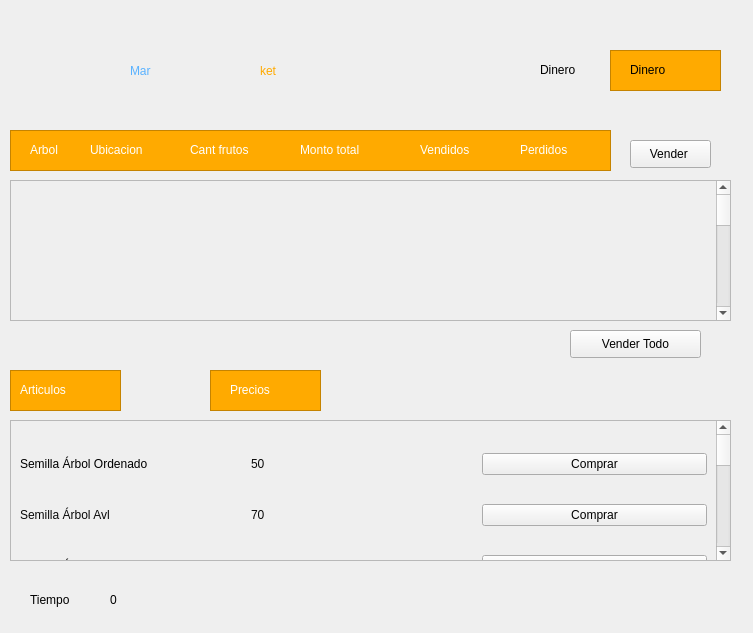
<?xml version="1.0" encoding="UTF-8"?>
<ui version="4.0">
 <class>mercado</class>
 <widget class="QWidget" name="mercado">
  <property name="geometry">
   <rect>
    <x>0</x>
    <y>0</y>
    <width>753</width>
    <height>633</height>
   </rect>
  </property>
  <property name="windowTitle">
   <string>Form</string>
  </property>
  <widget class="QLabel" name="label_11">
   <property name="geometry">
    <rect>
     <x>190</x>
     <y>140</y>
     <width>101</width>
     <height>20</height>
    </rect>
   </property>
   <property name="styleSheet">
    <string notr="true">font: 10pt &quot;Kristen ITC&quot;;
color: rgb(255, 255, 255);</string>
   </property>
   <property name="text">
    <string>Cant frutos</string>
   </property>
  </widget>
  <widget class="QLabel" name="label_12">
   <property name="geometry">
    <rect>
     <x>300</x>
     <y>140</y>
     <width>101</width>
     <height>20</height>
    </rect>
   </property>
   <property name="styleSheet">
    <string notr="true">font: 10pt &quot;Kristen ITC&quot;;
color: rgb(255, 255, 255);</string>
   </property>
   <property name="text">
    <string>Monto total</string>
   </property>
  </widget>
  <widget class="QScrollArea" name="ssMercadoAgricultor">
   <property name="geometry">
    <rect>
     <x>10</x>
     <y>180</y>
     <width>721</width>
     <height>141</height>
    </rect>
   </property>
   <property name="widgetResizable">
    <bool>true</bool>
   </property>
   <widget class="QWidget" name="bMercadoAgricultor">
    <property name="geometry">
     <rect>
      <x>0</x>
      <y>0</y>
      <width>698</width>
      <height>500</height>
     </rect>
    </property>
    <property name="minimumSize">
     <size>
      <width>0</width>
      <height>500</height>
     </size>
    </property>
    <property name="layoutDirection">
     <enum>Qt::LeftToRight</enum>
    </property>
    <layout class="QGridLayout" name="gridLayout_4"/>
   </widget>
  </widget>
  <widget class="QLabel" name="label_10">
   <property name="geometry">
    <rect>
     <x>90</x>
     <y>140</y>
     <width>91</width>
     <height>20</height>
    </rect>
   </property>
   <property name="styleSheet">
    <string notr="true">font: 10pt &quot;Kristen ITC&quot;;
color: rgb(255, 255, 255);</string>
   </property>
   <property name="text">
    <string>Ubicacion</string>
   </property>
  </widget>
  <widget class="QLabel" name="label_13">
   <property name="geometry">
    <rect>
     <x>420</x>
     <y>140</y>
     <width>81</width>
     <height>20</height>
    </rect>
   </property>
   <property name="styleSheet">
    <string notr="true">font: 10pt &quot;Kristen ITC&quot;;
color: rgb(255, 255, 255);</string>
   </property>
   <property name="text">
    <string>Vendidos</string>
   </property>
  </widget>
  <widget class="QLabel" name="label_9">
   <property name="geometry">
    <rect>
     <x>30</x>
     <y>140</y>
     <width>61</width>
     <height>20</height>
    </rect>
   </property>
   <property name="styleSheet">
    <string notr="true">font: 10pt &quot;Kristen ITC&quot;;
color: rgb(255, 255, 255);</string>
   </property>
   <property name="text">
    <string>Arbol</string>
   </property>
  </widget>
  <widget class="QTableView" name="tableView_4">
   <property name="geometry">
    <rect>
     <x>10</x>
     <y>130</y>
     <width>601</width>
     <height>41</height>
    </rect>
   </property>
   <property name="styleSheet">
    <string notr="true">background-color: rgb(255, 170, 0);</string>
   </property>
  </widget>
  <widget class="QLabel" name="label_65">
   <property name="geometry">
    <rect>
     <x>130</x>
     <y>30</y>
     <width>141</width>
     <height>81</height>
    </rect>
   </property>
   <property name="styleSheet">
    <string notr="true">font: 48pt &quot;Gill Sans Ultra Bold Condensed&quot;;
color: rgb(90, 178, 255);
gridline-color: rgb(13, 13, 13);
border-color: rgb(18, 18, 18);</string>
   </property>
   <property name="text">
    <string>Mar</string>
   </property>
  </widget>
  <widget class="QLabel" name="label_66">
   <property name="geometry">
    <rect>
     <x>260</x>
     <y>30</y>
     <width>191</width>
     <height>81</height>
    </rect>
   </property>
   <property name="styleSheet">
    <string notr="true">font: 48pt &quot;Gill Sans Ultra Bold Condensed&quot;;
color: rgb(255, 170, 0);</string>
   </property>
   <property name="text">
    <string>ket</string>
   </property>
  </widget>
  <widget class="QLabel" name="label_14">
   <property name="geometry">
    <rect>
     <x>520</x>
     <y>140</y>
     <width>81</width>
     <height>20</height>
    </rect>
   </property>
   <property name="styleSheet">
    <string notr="true">font: 10pt &quot;Kristen ITC&quot;;
color: rgb(255, 255, 255);</string>
   </property>
   <property name="text">
    <string>Perdidos</string>
   </property>
  </widget>
  <widget class="QScrollArea" name="ssMercadoArticulos">
   <property name="geometry">
    <rect>
     <x>10</x>
     <y>420</y>
     <width>721</width>
     <height>141</height>
    </rect>
   </property>
   <property name="widgetResizable">
    <bool>true</bool>
   </property>
   <widget class="QWidget" name="bMercadoAritulo">
    <property name="geometry">
     <rect>
      <x>0</x>
      <y>0</y>
      <width>698</width>
      <height>500</height>
     </rect>
    </property>
    <property name="minimumSize">
     <size>
      <width>0</width>
      <height>500</height>
     </size>
    </property>
    <property name="layoutDirection">
     <enum>Qt::LeftToRight</enum>
    </property>
    <layout class="QGridLayout" name="gridLayout_5">
     <item row="2" column="0">
      <widget class="QLabel" name="label_30">
       <property name="styleSheet">
        <string notr="true">font: 10pt &quot;Kristen ITC&quot;;
color: rgb(9, 9, 9);</string>
       </property>
       <property name="text">
        <string>Semilla Árbol Heap</string>
       </property>
      </widget>
     </item>
     <item row="1" column="1">
      <widget class="QLabel" name="label_28">
       <property name="styleSheet">
        <string notr="true">font: 10pt &quot;Kristen ITC&quot;;
color: rgb(9, 9, 9);</string>
       </property>
       <property name="text">
        <string>70</string>
       </property>
      </widget>
     </item>
     <item row="1" column="0">
      <widget class="QLabel" name="label_29">
       <property name="styleSheet">
        <string notr="true">font: 10pt &quot;Kristen ITC&quot;;
color: rgb(9, 9, 9);</string>
       </property>
       <property name="text">
        <string>Semilla Árbol Avl</string>
       </property>
      </widget>
     </item>
     <item row="2" column="1">
      <widget class="QLabel" name="label_31">
       <property name="styleSheet">
        <string notr="true">font: 10pt &quot;Kristen ITC&quot;;
color: rgb(9, 9, 9);</string>
       </property>
       <property name="text">
        <string>90</string>
       </property>
      </widget>
     </item>
     <item row="2" column="2">
      <widget class="QPushButton" name="pushButton_12">
       <property name="text">
        <string>Comprar</string>
       </property>
      </widget>
     </item>
     <item row="1" column="2">
      <widget class="QPushButton" name="pushButton_13">
       <property name="text">
        <string>Comprar</string>
       </property>
      </widget>
     </item>
     <item row="12" column="0">
      <widget class="QLabel" name="label_36">
       <property name="styleSheet">
        <string notr="true">font: 10pt &quot;Kristen ITC&quot;;
color: rgb(9, 9, 9);</string>
       </property>
       <property name="text">
        <string>Perro</string>
       </property>
      </widget>
     </item>
     <item row="13" column="0">
      <widget class="QLabel" name="label_38">
       <property name="styleSheet">
        <string notr="true">font: 10pt &quot;Kristen ITC&quot;;
color: rgb(9, 9, 9);</string>
       </property>
       <property name="text">
        <string>Vaca</string>
       </property>
      </widget>
     </item>
     <item row="13" column="1">
      <widget class="QLabel" name="label_37">
       <property name="styleSheet">
        <string notr="true">font: 10pt &quot;Kristen ITC&quot;;
color: rgb(9, 9, 9);</string>
       </property>
       <property name="text">
        <string>300</string>
       </property>
      </widget>
     </item>
     <item row="13" column="2">
      <widget class="QPushButton" name="pushButton_7">
       <property name="text">
        <string>Comprar</string>
       </property>
      </widget>
     </item>
     <item row="8" column="2">
      <widget class="QPushButton" name="pushButton_9">
       <property name="text">
        <string>Comprar</string>
       </property>
      </widget>
     </item>
     <item row="12" column="2">
      <widget class="QPushButton" name="pushButton_8">
       <property name="text">
        <string>Comprar</string>
       </property>
      </widget>
     </item>
     <item row="8" column="1">
      <widget class="QLabel" name="label_35">
       <property name="styleSheet">
        <string notr="true">font: 10pt &quot;Kristen ITC&quot;;
color: rgb(9, 9, 9);</string>
       </property>
       <property name="text">
        <string>150</string>
       </property>
      </widget>
     </item>
     <item row="15" column="0">
      <widget class="QLabel" name="label_39">
       <property name="styleSheet">
        <string notr="true">font: 10pt &quot;Kristen ITC&quot;;
color: rgb(9, 9, 9);</string>
       </property>
       <property name="text">
        <string>Casa</string>
       </property>
      </widget>
     </item>
     <item row="8" column="0">
      <widget class="QLabel" name="label_34">
       <property name="styleSheet">
        <string notr="true">font: 10pt &quot;Kristen ITC&quot;;
color: rgb(9, 9, 9);</string>
       </property>
       <property name="text">
        <string>Gato</string>
       </property>
      </widget>
     </item>
     <item row="12" column="1">
      <widget class="QLabel" name="label_33">
       <property name="styleSheet">
        <string notr="true">font: 10pt &quot;Kristen ITC&quot;;
color: rgb(9, 9, 9);</string>
       </property>
       <property name="text">
        <string>200</string>
       </property>
      </widget>
     </item>
     <item row="15" column="1">
      <widget class="QLabel" name="label_40">
       <property name="styleSheet">
        <string notr="true">font: 10pt &quot;Kristen ITC&quot;;
color: rgb(9, 9, 9);</string>
       </property>
       <property name="text">
        <string>1000</string>
       </property>
      </widget>
     </item>
     <item row="15" column="2">
      <widget class="QPushButton" name="pushButton_6">
       <property name="text">
        <string>Comprar</string>
       </property>
      </widget>
     </item>
     <item row="0" column="1">
      <widget class="QLabel" name="label_21">
       <property name="styleSheet">
        <string notr="true">font: 10pt &quot;Kristen ITC&quot;;
color: rgb(9, 9, 9);</string>
       </property>
       <property name="text">
        <string>50</string>
       </property>
      </widget>
     </item>
     <item row="0" column="0">
      <widget class="QLabel" name="label_22">
       <property name="styleSheet">
        <string notr="true">font: 10pt &quot;Kristen ITC&quot;;
</string>
       </property>
       <property name="text">
        <string>Semilla Árbol Ordenado</string>
       </property>
      </widget>
     </item>
     <item row="0" column="2">
      <widget class="QPushButton" name="pushButton_3">
       <property name="text">
        <string>Comprar</string>
       </property>
      </widget>
     </item>
     <item row="7" column="1">
      <widget class="QLabel" name="label_32">
       <property name="styleSheet">
        <string notr="true">font: 10pt &quot;Kristen ITC&quot;;
color: rgb(9, 9, 9);</string>
       </property>
       <property name="text">
        <string>100</string>
       </property>
      </widget>
     </item>
     <item row="7" column="2">
      <widget class="QPushButton" name="pushButton_10">
       <property name="text">
        <string>Comprar</string>
       </property>
      </widget>
     </item>
     <item row="7" column="0">
      <widget class="QLabel" name="label_27">
       <property name="styleSheet">
        <string notr="true">font: 10pt &quot;Kristen ITC&quot;;
color: rgb(9, 9, 9);</string>
       </property>
       <property name="text">
        <string>Semilla Árbol Splay</string>
       </property>
      </widget>
     </item>
     <item row="14" column="2">
      <widget class="QPushButton" name="pushButton_11">
       <property name="text">
        <string>Comprar</string>
       </property>
      </widget>
     </item>
     <item row="14" column="1">
      <widget class="QLabel" name="label_41">
       <property name="styleSheet">
        <string notr="true">font: 10pt &quot;Kristen ITC&quot;;
color: rgb(9, 9, 9);</string>
       </property>
       <property name="text">
        <string>500</string>
       </property>
      </widget>
     </item>
     <item row="14" column="0">
      <widget class="QLabel" name="label_42">
       <property name="styleSheet">
        <string notr="true">font: 10pt &quot;Kristen ITC&quot;;
color: rgb(9, 9, 9);</string>
       </property>
       <property name="text">
        <string>Espantapájaros</string>
       </property>
      </widget>
     </item>
    </layout>
   </widget>
  </widget>
  <widget class="QTableView" name="tableView_5">
   <property name="geometry">
    <rect>
     <x>10</x>
     <y>370</y>
     <width>111</width>
     <height>41</height>
    </rect>
   </property>
   <property name="styleSheet">
    <string notr="true">background-color: rgb(255, 170, 0);</string>
   </property>
  </widget>
  <widget class="QLabel" name="label_15">
   <property name="geometry">
    <rect>
     <x>20</x>
     <y>380</y>
     <width>91</width>
     <height>20</height>
    </rect>
   </property>
   <property name="styleSheet">
    <string notr="true">font: 10pt &quot;Kristen ITC&quot;;
color: rgb(255, 255, 255);</string>
   </property>
   <property name="text">
    <string>Articulos</string>
   </property>
  </widget>
  <widget class="QPushButton" name="pushButton">
   <property name="geometry">
    <rect>
     <x>570</x>
     <y>330</y>
     <width>131</width>
     <height>28</height>
    </rect>
   </property>
   <property name="styleSheet">
    <string notr="true">font: 10pt &quot;Kristen ITC&quot;;
</string>
   </property>
   <property name="text">
    <string>Vender Todo</string>
   </property>
  </widget>
  <widget class="QTableView" name="tableView_6">
   <property name="geometry">
    <rect>
     <x>610</x>
     <y>50</y>
     <width>111</width>
     <height>41</height>
    </rect>
   </property>
   <property name="styleSheet">
    <string notr="true">background-color: rgb(255, 170, 0);</string>
   </property>
  </widget>
  <widget class="QLabel" name="label_16">
   <property name="geometry">
    <rect>
     <x>540</x>
     <y>60</y>
     <width>71</width>
     <height>20</height>
    </rect>
   </property>
   <property name="styleSheet">
    <string notr="true">font: 10pt &quot;Kristen ITC&quot;;
</string>
   </property>
   <property name="text">
    <string>Dinero</string>
   </property>
  </widget>
  <widget class="QLabel" name="label_17">
   <property name="geometry">
    <rect>
     <x>230</x>
     <y>380</y>
     <width>91</width>
     <height>20</height>
    </rect>
   </property>
   <property name="styleSheet">
    <string notr="true">font: 10pt &quot;Kristen ITC&quot;;
color: rgb(255, 255, 255);</string>
   </property>
   <property name="text">
    <string>Precios</string>
   </property>
  </widget>
  <widget class="QTableView" name="tableView_7">
   <property name="geometry">
    <rect>
     <x>210</x>
     <y>370</y>
     <width>111</width>
     <height>41</height>
    </rect>
   </property>
   <property name="styleSheet">
    <string notr="true">background-color: rgb(255, 170, 0);</string>
   </property>
  </widget>
  <widget class="QLabel" name="label_18">
   <property name="geometry">
    <rect>
     <x>20</x>
     <y>20</y>
     <width>101</width>
     <height>81</height>
    </rect>
   </property>
   <property name="styleSheet">
    <string notr="true">font: 10pt &quot;Kristen ITC&quot;;
</string>
   </property>
   <property name="text">
    <string/>
   </property>
   <property name="pixmap">
    <pixmap>../grocery.png</pixmap>
   </property>
   <property name="scaledContents">
    <bool>true</bool>
   </property>
  </widget>
  <widget class="QLabel" name="lDinero">
   <property name="geometry">
    <rect>
     <x>630</x>
     <y>60</y>
     <width>71</width>
     <height>20</height>
    </rect>
   </property>
   <property name="styleSheet">
    <string notr="true">font: 10pt &quot;Kristen ITC&quot;;
</string>
   </property>
   <property name="text">
    <string>Dinero</string>
   </property>
  </widget>
  <widget class="QPushButton" name="bAceptar">
   <property name="geometry">
    <rect>
     <x>660</x>
     <y>580</y>
     <width>71</width>
     <height>41</height>
    </rect>
   </property>
   <property name="styleSheet">
    <string notr="true">background-color: rgb(255, 170, 0);
alternate-background-color: rgb(255, 170, 0);
border-color: rgb(255, 170, 0);
selection-color: rgb(255, 170, 0);
selection-background-color: rgb(255, 170, 0);</string>
   </property>
   <property name="text">
    <string/>
   </property>
   <property name="icon">
    <iconset>
     <normaloff>../../../Downloads/CoolFarmImages/comprobado.png</normaloff>../../../Downloads/CoolFarmImages/comprobado.png</iconset>
   </property>
   <property name="iconSize">
    <size>
     <width>40</width>
     <height>40</height>
    </size>
   </property>
   <property name="flat">
    <bool>true</bool>
   </property>
  </widget>
  <widget class="QPushButton" name="pushButton_2">
   <property name="geometry">
    <rect>
     <x>630</x>
     <y>140</y>
     <width>81</width>
     <height>28</height>
    </rect>
   </property>
   <property name="styleSheet">
    <string notr="true">font: 10pt &quot;Kristen ITC&quot;;
</string>
   </property>
   <property name="text">
    <string>Vender </string>
   </property>
  </widget>
  <widget class="QLabel" name="label_19">
   <property name="geometry">
    <rect>
     <x>30</x>
     <y>590</y>
     <width>81</width>
     <height>20</height>
    </rect>
   </property>
   <property name="styleSheet">
    <string notr="true">font: 10pt &quot;Kristen ITC&quot;;
</string>
   </property>
   <property name="text">
    <string>Tiempo</string>
   </property>
  </widget>
  <widget class="QLabel" name="cronometro">
   <property name="geometry">
    <rect>
     <x>110</x>
     <y>590</y>
     <width>81</width>
     <height>20</height>
    </rect>
   </property>
   <property name="styleSheet">
    <string notr="true">font: 10pt &quot;Kristen ITC&quot;;
</string>
   </property>
   <property name="text">
    <string>0</string>
   </property>
  </widget>
  <zorder>tableView_4</zorder>
  <zorder>ssMercadoAgricultor</zorder>
  <zorder>label_9</zorder>
  <zorder>label_13</zorder>
  <zorder>label_10</zorder>
  <zorder>label_11</zorder>
  <zorder>label_12</zorder>
  <zorder>label_66</zorder>
  <zorder>label_14</zorder>
  <zorder>ssMercadoArticulos</zorder>
  <zorder>tableView_5</zorder>
  <zorder>label_15</zorder>
  <zorder>tableView_6</zorder>
  <zorder>label_16</zorder>
  <zorder>tableView_7</zorder>
  <zorder>label_17</zorder>
  <zorder>label_18</zorder>
  <zorder>label_65</zorder>
  <zorder>lDinero</zorder>
  <zorder>bAceptar</zorder>
  <zorder>pushButton</zorder>
  <zorder>pushButton_2</zorder>
  <zorder>label_19</zorder>
  <zorder>cronometro</zorder>
 </widget>
 <resources/>
 <connections/>
</ui>
